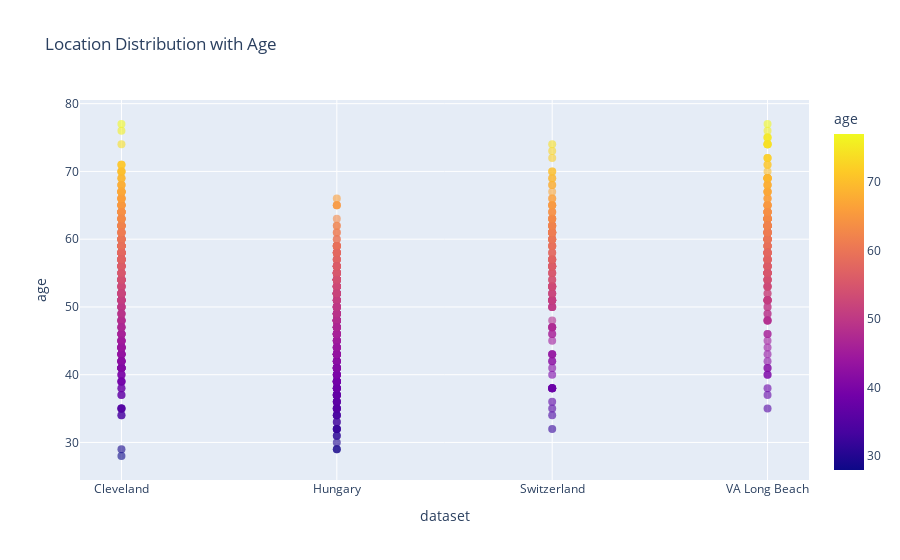

Write notebook code for a chart like this one.
### Code cell
# Plot dataset location distribution with color based on age using plotly
fig = px.scatter(df, x='dataset', y='age', color='age', title='Location Distribution with Age')
fig.update_traces(marker=dict(size=8, opacity=0.6), selector=dict(mode='markers'))
fig.show()
# Print the Count of each age and the sex of the person at this age
print(df.groupby('dataset')['age'].value_counts())

### Figure 1 — Plotly figure (JSON) as saved in the notebook; plotly's stock layout.template omitted (floating-point values rounded to 4 significant figures; data arrays with more than 128 entries replaced by an {"elided": "..."} marker saying what was removed)
{"data": [{"hovertemplate": "dataset=%{x}<br>age=%{marker.color}<extra></extra>", "legendgroup": "", "marker": {"color": {"elided": "920 int values"}, "coloraxis": "coloraxis", "opacity": 0.6, "size": 8, "symbol": "circle"}, "mode": "markers", "name": "", "orientation": "v", "showlegend": false, "type": "scatter", "x": {"elided": "920 str values"}, "xaxis": "x", "y": {"elided": "920 int values"}, "yaxis": "y"}], "layout": {"coloraxis": {"colorbar": {"title": {"text": "age"}}, "colorscale": [[0, "#0d0887"], [0.1111, "#46039f"], [0.2222, "#7201a8"], [0.3333, "#9c179e"], [0.4444, "#bd3786"], [0.5556, "#d8576b"], [0.6667, "#ed7953"], [0.7778, "#fb9f3a"], [0.8889, "#fdca26"], [1, "#f0f921"]]}, "legend": {"tracegroupgap": 0}, "title": {"text": "Location Distribution with Age"}, "xaxis": {"anchor": "y", "domain": [0, 1], "title": {"text": "dataset"}}, "yaxis": {"anchor": "x", "domain": [0, 1], "title": {"text": "age"}}}}
